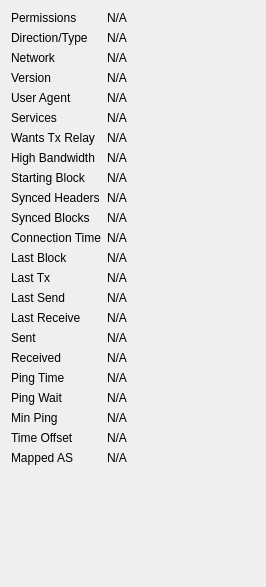
             <widget class="QWidget" name="detailWidget">
              <property name="geometry">
               <rect>
                <x>0</x>
                <y>0</y>
                <width>266</width>
                <height>587</height>
               </rect>
              </property>
              <layout class="QGridLayout" name="gridLayout_2" columnstretch="0,1">
               <item row="0" column="0">
                <widget class="QLabel" name="label_30">
                 <property name="text">
                  <string>Permissions</string>
                 </property>
                </widget>
               </item>
               <item row="0" column="1">
                <widget class="QLabel" name="peerPermissions">
                 <property name="cursor">
                  <cursorShape>IBeamCursor</cursorShape>
                 </property>
                 <property name="text">
                  <string>N/A</string>
                 </property>
                 <property name="textFormat">
                  <enum>Qt::PlainText</enum>
                 </property>
                 <property name="textInteractionFlags">
                  <set>Qt::LinksAccessibleByMouse|Qt::TextSelectableByKeyboard|Qt::TextSelectableByMouse</set>
                 </property>
                </widget>
               </item>
               <item row="1" column="0">
                <widget class="QLabel" name="peerConnectionTypeLabel">
                 <property name="toolTip">
                  <string>The direction and type of peer connection: %1</string>
                 </property>
                 <property name="text">
                  <string>Direction/Type</string>
                 </property>
                </widget>
               </item>
               <item row="1" column="1">
                <widget class="QLabel" name="peerConnectionType">
                 <property name="cursor">
                  <cursorShape>IBeamCursor</cursorShape>
                 </property>
                 <property name="text">
                  <string>N/A</string>
                 </property>
                 <property name="textFormat">
                  <enum>Qt::PlainText</enum>
                 </property>
                 <property name="textInteractionFlags">
                  <set>Qt::LinksAccessibleByMouse|Qt::TextSelectableByKeyboard|Qt::TextSelectableByMouse</set>
                 </property>
                </widget>
               </item>
               <item row="2" column="0">
                <widget class="QLabel" name="peerNetworkLabel">
                 <property name="toolTip">
                  <string>The network protocol this peer is connected through: IPv4, IPv6, Onion, I2P, or CJDNS.</string>
                 </property>
                 <property name="text">
                  <string>Network</string>
                 </property>
                </widget>
               </item>
               <item row="2" column="1">
                <widget class="QLabel" name="peerNetwork">
                 <property name="cursor">
                  <cursorShape>IBeamCursor</cursorShape>
                 </property>
                 <property name="text">
                  <string>N/A</string>
                 </property>
                 <property name="textFormat">
                  <enum>Qt::PlainText</enum>
                 </property>
                 <property name="textInteractionFlags">
                  <set>Qt::LinksAccessibleByMouse|Qt::TextSelectableByKeyboard|Qt::TextSelectableByMouse</set>
                 </property>
                </widget>
               </item>
               <item row="3" column="0">
                <widget class="QLabel" name="label_21">
                 <property name="text">
                  <string>Version</string>
                 </property>
                </widget>
               </item>
               <item row="3" column="1">
                <widget class="QLabel" name="peerVersion">
                 <property name="cursor">
                  <cursorShape>IBeamCursor</cursorShape>
                 </property>
                 <property name="text">
                  <string>N/A</string>
                 </property>
                 <property name="textFormat">
                  <enum>Qt::PlainText</enum>
                 </property>
                 <property name="textInteractionFlags">
                  <set>Qt::LinksAccessibleByMouse|Qt::TextSelectableByKeyboard|Qt::TextSelectableByMouse</set>
                 </property>
                </widget>
               </item>
               <item row="4" column="0">
                <widget class="QLabel" name="label_28">
                 <property name="text">
                  <string>User Agent</string>
                 </property>
                </widget>
               </item>
               <item row="4" column="1">
                <widget class="QLabel" name="peerSubversion">
                 <property name="cursor">
                  <cursorShape>IBeamCursor</cursorShape>
                 </property>
                 <property name="text">
                  <string>N/A</string>
                 </property>
                 <property name="textFormat">
                  <enum>Qt::PlainText</enum>
                 </property>
                 <property name="textInteractionFlags">
                  <set>Qt::LinksAccessibleByMouse|Qt::TextSelectableByKeyboard|Qt::TextSelectableByMouse</set>
                 </property>
                </widget>
               </item>
               <item row="5" column="0">
                <widget class="QLabel" name="label_4">
                 <property name="text">
                  <string>Services</string>
                 </property>
                </widget>
               </item>
               <item row="5" column="1">
                <widget class="QLabel" name="peerServices">
                 <property name="cursor">
                  <cursorShape>IBeamCursor</cursorShape>
                 </property>
                 <property name="text">
                  <string>N/A</string>
                 </property>
                 <property name="textFormat">
                  <enum>Qt::PlainText</enum>
                 </property>
                 <property name="wordWrap">
                  <bool>true</bool>
                 </property>
                 <property name="textInteractionFlags">
                  <set>Qt::LinksAccessibleByMouse|Qt::TextSelectableByKeyboard|Qt::TextSelectableByMouse</set>
                 </property>
                </widget>
               </item>
               <item row="6" column="0">
                <widget class="QLabel" name="peerRelayTxesLabel">
                 <property name="toolTip">
                  <string>Whether the peer requested us to relay transactions.</string>
                 </property>
                 <property name="text">
                  <string>Wants Tx Relay</string>
                 </property>
                </widget>
               </item>
               <item row="6" column="1">
                <widget class="QLabel" name="peerRelayTxes">
                 <property name="cursor">
                  <cursorShape>IBeamCursor</cursorShape>
                 </property>
                 <property name="text">
                  <string>N/A</string>
                 </property>
                 <property name="textFormat">
                  <enum>Qt::PlainText</enum>
                 </property>
                 <property name="textInteractionFlags">
                  <set>Qt::LinksAccessibleByMouse|Qt::TextSelectableByKeyboard|Qt::TextSelectableByMouse</set>
                 </property>
                </widget>
               </item>
               <item row="7" column="0">
                <widget class="QLabel" name="peerHighBandwidthLabel">
                 <property name="toolTip">
                  <string>High bandwidth BIP152 compact block relay: %1</string>
                 </property>
                 <property name="text">
                  <string>High Bandwidth</string>
                 </property>
                </widget>
               </item>
               <item row="7" column="1">
                <widget class="QLabel" name="peerHighBandwidth">
                 <property name="cursor">
                  <cursorShape>IBeamCursor</cursorShape>
                 </property>
                 <property name="text">
                  <string>N/A</string>
                 </property>
                 <property name="textFormat">
                  <enum>Qt::PlainText</enum>
                 </property>
                 <property name="textInteractionFlags">
                  <set>Qt::LinksAccessibleByMouse|Qt::TextSelectableByKeyboard|Qt::TextSelectableByMouse</set>
                 </property>
                </widget>
               </item>
               <item row="8" column="0">
                <widget class="QLabel" name="label_29">
                 <property name="text">
                  <string>Starting Block</string>
                 </property>
                </widget>
               </item>
               <item row="8" column="1">
                <widget class="QLabel" name="peerHeight">
                 <property name="cursor">
                  <cursorShape>IBeamCursor</cursorShape>
                 </property>
                 <property name="text">
                  <string>N/A</string>
                 </property>
                 <property name="textFormat">
                  <enum>Qt::PlainText</enum>
                 </property>
                 <property name="textInteractionFlags">
                  <set>Qt::LinksAccessibleByMouse|Qt::TextSelectableByKeyboard|Qt::TextSelectableByMouse</set>
                 </property>
                </widget>
               </item>
               <item row="9" column="0">
                <widget class="QLabel" name="label_27">
                 <property name="text">
                  <string>Synced Headers</string>
                 </property>
                </widget>
               </item>
               <item row="9" column="1">
                <widget class="QLabel" name="peerSyncHeight">
                 <property name="cursor">
                  <cursorShape>IBeamCursor</cursorShape>
                 </property>
                 <property name="text">
                  <string>N/A</string>
                 </property>
                 <property name="textFormat">
                  <enum>Qt::PlainText</enum>
                 </property>
                 <property name="textInteractionFlags">
                  <set>Qt::LinksAccessibleByMouse|Qt::TextSelectableByKeyboard|Qt::TextSelectableByMouse</set>
                 </property>
                </widget>
               </item>
               <item row="10" column="0">
                <widget class="QLabel" name="label_25">
                 <property name="text">
                  <string>Synced Blocks</string>
                 </property>
                </widget>
               </item>
               <item row="10" column="1">
                <widget class="QLabel" name="peerCommonHeight">
                 <property name="cursor">
                  <cursorShape>IBeamCursor</cursorShape>
                 </property>
                 <property name="text">
                  <string>N/A</string>
                 </property>
                 <property name="textFormat">
                  <enum>Qt::PlainText</enum>
                 </property>
                 <property name="textInteractionFlags">
                  <set>Qt::LinksAccessibleByMouse|Qt::TextSelectableByKeyboard|Qt::TextSelectableByMouse</set>
                 </property>
                </widget>
               </item>
               <item row="11" column="0">
                <widget class="QLabel" name="label_22">
                 <property name="text">
                  <string>Connection Time</string>
                 </property>
                </widget>
               </item>
               <item row="11" column="1">
                <widget class="QLabel" name="peerConnTime">
                 <property name="cursor">
                  <cursorShape>IBeamCursor</cursorShape>
                 </property>
                 <property name="text">
                  <string>N/A</string>
                 </property>
                 <property name="textFormat">
                  <enum>Qt::PlainText</enum>
                 </property>
                 <property name="textInteractionFlags">
                  <set>Qt::LinksAccessibleByMouse|Qt::TextSelectableByKeyboard|Qt::TextSelectableByMouse</set>
                 </property>
                </widget>
               </item>
               <item row="12" column="0">
                <widget class="QLabel" name="peerLastBlockLabel">
                 <property name="toolTip">
                  <string>Elapsed time since a novel block passing initial validity checks was received from this peer.</string>
                 </property>
                 <property name="text">
                  <string>Last Block</string>
                 </property>
                </widget>
               </item>
               <item row="12" column="1">
                <widget class="QLabel" name="peerLastBlock">
                 <property name="cursor">
                  <cursorShape>IBeamCursor</cursorShape>
                 </property>
                 <property name="text">
                  <string>N/A</string>
                 </property>
                 <property name="textFormat">
                  <enum>Qt::PlainText</enum>
                 </property>
                 <property name="textInteractionFlags">
                  <set>Qt::LinksAccessibleByMouse|Qt::TextSelectableByKeyboard|Qt::TextSelectableByMouse</set>
                 </property>
                </widget>
               </item>
               <item row="13" column="0">
                <widget class="QLabel" name="peerLastTxLabel">
                 <property name="toolTip">
                  <string>Elapsed time since a novel transaction accepted into our mempool was received from this peer.</string>
                 </property>
                 <property name="text">
                  <string>Last Tx</string>
                 </property>
                </widget>
               </item>
               <item row="13" column="1">
                <widget class="QLabel" name="peerLastTx">
                 <property name="cursor">
                  <cursorShape>IBeamCursor</cursorShape>
                 </property>
                 <property name="text">
                  <string>N/A</string>
                 </property>
                 <property name="textFormat">
                  <enum>Qt::PlainText</enum>
                 </property>
                 <property name="textInteractionFlags">
                  <set>Qt::LinksAccessibleByMouse|Qt::TextSelectableByKeyboard|Qt::TextSelectableByMouse</set>
                 </property>
                </widget>
               </item>
               <item row="14" column="0">
                <widget class="QLabel" name="label_15">
                 <property name="text">
                  <string>Last Send</string>
                 </property>
                </widget>
               </item>
               <item row="14" column="1">
                <widget class="QLabel" name="peerLastSend">
                 <property name="cursor">
                  <cursorShape>IBeamCursor</cursorShape>
                 </property>
                 <property name="text">
                  <string>N/A</string>
                 </property>
                 <property name="textFormat">
                  <enum>Qt::PlainText</enum>
                 </property>
                 <property name="textInteractionFlags">
                  <set>Qt::LinksAccessibleByMouse|Qt::TextSelectableByKeyboard|Qt::TextSelectableByMouse</set>
                 </property>
                </widget>
               </item>
               <item row="15" column="0">
                <widget class="QLabel" name="label_19">
                 <property name="text">
                  <string>Last Receive</string>
                 </property>
                </widget>
               </item>
               <item row="15" column="1">
                <widget class="QLabel" name="peerLastRecv">
                 <property name="cursor">
                  <cursorShape>IBeamCursor</cursorShape>
                 </property>
                 <property name="text">
                  <string>N/A</string>
                 </property>
                 <property name="textFormat">
                  <enum>Qt::PlainText</enum>
                 </property>
                 <property name="textInteractionFlags">
                  <set>Qt::LinksAccessibleByMouse|Qt::TextSelectableByKeyboard|Qt::TextSelectableByMouse</set>
                 </property>
                </widget>
               </item>
               <item row="16" column="0">
                <widget class="QLabel" name="label_18">
                 <property name="text">
                  <string>Sent</string>
                 </property>
                </widget>
               </item>
               <item row="16" column="1">
                <widget class="QLabel" name="peerBytesSent">
                 <property name="cursor">
                  <cursorShape>IBeamCursor</cursorShape>
                 </property>
                 <property name="text">
                  <string>N/A</string>
                 </property>
                 <property name="textFormat">
                  <enum>Qt::PlainText</enum>
                 </property>
                 <property name="textInteractionFlags">
                  <set>Qt::LinksAccessibleByMouse|Qt::TextSelectableByKeyboard|Qt::TextSelectableByMouse</set>
                 </property>
                </widget>
               </item>
               <item row="17" column="0">
                <widget class="QLabel" name="label_20">
                 <property name="text">
                  <string>Received</string>
                 </property>
                </widget>
               </item>
               <item row="17" column="1">
                <widget class="QLabel" name="peerBytesRecv">
                 <property name="cursor">
                  <cursorShape>IBeamCursor</cursorShape>
                 </property>
                 <property name="text">
                  <string>N/A</string>
                 </property>
                 <property name="textFormat">
                  <enum>Qt::PlainText</enum>
                 </property>
                 <property name="textInteractionFlags">
                  <set>Qt::LinksAccessibleByMouse|Qt::TextSelectableByKeyboard|Qt::TextSelectableByMouse</set>
                 </property>
                </widget>
               </item>
               <item row="18" column="0">
                <widget class="QLabel" name="label_26">
                 <property name="text">
                  <string>Ping Time</string>
                 </property>
                </widget>
               </item>
               <item row="18" column="1">
                <widget class="QLabel" name="peerPingTime">
                 <property name="cursor">
                  <cursorShape>IBeamCursor</cursorShape>
                 </property>
                 <property name="text">
                  <string>N/A</string>
                 </property>
                 <property name="textFormat">
                  <enum>Qt::PlainText</enum>
                 </property>
                 <property name="textInteractionFlags">
                  <set>Qt::LinksAccessibleByMouse|Qt::TextSelectableByKeyboard|Qt::TextSelectableByMouse</set>
                 </property>
                </widget>
               </item>
               <item row="19" column="0">
                <widget class="QLabel" name="peerPingWaitLabel">
                 <property name="toolTip">
                  <string>The duration of a currently outstanding ping.</string>
                 </property>
                 <property name="text">
                  <string>Ping Wait</string>
                 </property>
                </widget>
               </item>
               <item row="19" column="1">
                <widget class="QLabel" name="peerPingWait">
                 <property name="cursor">
                  <cursorShape>IBeamCursor</cursorShape>
                 </property>
                 <property name="text">
                  <string>N/A</string>
                 </property>
                 <property name="textFormat">
                  <enum>Qt::PlainText</enum>
                 </property>
                 <property name="textInteractionFlags">
                  <set>Qt::LinksAccessibleByMouse|Qt::TextSelectableByKeyboard|Qt::TextSelectableByMouse</set>
                 </property>
                </widget>
               </item>
               <item row="20" column="0">
                <widget class="QLabel" name="peerMinPingLabel">
                 <property name="text">
                  <string>Min Ping</string>
                 </property>
                </widget>
               </item>
               <item row="20" column="1">
                <widget class="QLabel" name="peerMinPing">
                 <property name="cursor">
                  <cursorShape>IBeamCursor</cursorShape>
                 </property>
                 <property name="text">
                  <string>N/A</string>
                 </property>
                 <property name="textFormat">
                  <enum>Qt::PlainText</enum>
                 </property>
                 <property name="textInteractionFlags">
                  <set>Qt::LinksAccessibleByMouse|Qt::TextSelectableByKeyboard|Qt::TextSelectableByMouse</set>
                 </property>
                </widget>
               </item>
               <item row="21" column="0">
                <widget class="QLabel" name="label_timeoffset">
                 <property name="text">
                  <string>Time Offset</string>
                 </property>
                </widget>
               </item>
               <item row="21" column="1">
                <widget class="QLabel" name="timeoffset">
                 <property name="cursor">
                  <cursorShape>IBeamCursor</cursorShape>
                 </property>
                 <property name="text">
                  <string>N/A</string>
                 </property>
                 <property name="textFormat">
                  <enum>Qt::PlainText</enum>
                 </property>
                 <property name="textInteractionFlags">
                  <set>Qt::LinksAccessibleByMouse|Qt::TextSelectableByKeyboard|Qt::TextSelectableByMouse</set>
                 </property>
                </widget>
               </item>
               <item row="22" column="0">
                <widget class="QLabel" name="peerMappedASLabel">
                 <property name="toolTip">
                  <string>The mapped Autonomous System used for diversifying peer selection.</string>
                 </property>
                 <property name="text">
                  <string>Mapped AS</string>
                 </property>
                </widget>
               </item>
               <item row="22" column="1">
                <widget class="QLabel" name="peerMappedAS">
                 <property name="cursor">
                  <cursorShape>IBeamCursor</cursorShape>
                 </property>
                 <property name="text">
                  <string>N/A</string>
                 </property>
                 <property name="textFormat">
                  <enum>Qt::PlainText</enum>
                 </property>
                 <property name="textInteractionFlags">
                  <set>Qt::LinksAccessibleByMouse|Qt::TextSelectableByKeyboard|Qt::TextSelectableByMouse</set>
                 </property>
                </widget>
               </item>
               <item row="23" column="0">
                <spacer name="verticalSpacer_3">
                 <property name="orientation">
                  <enum>Qt::Vertical</enum>
                 </property>
                 <property name="sizeHint" stdset="0">
                  <size>
                   <width>20</width>
                   <height>40</height>
                  </size>
                 </property>
                </spacer>
               </item>
              </layout>
             </widget>
